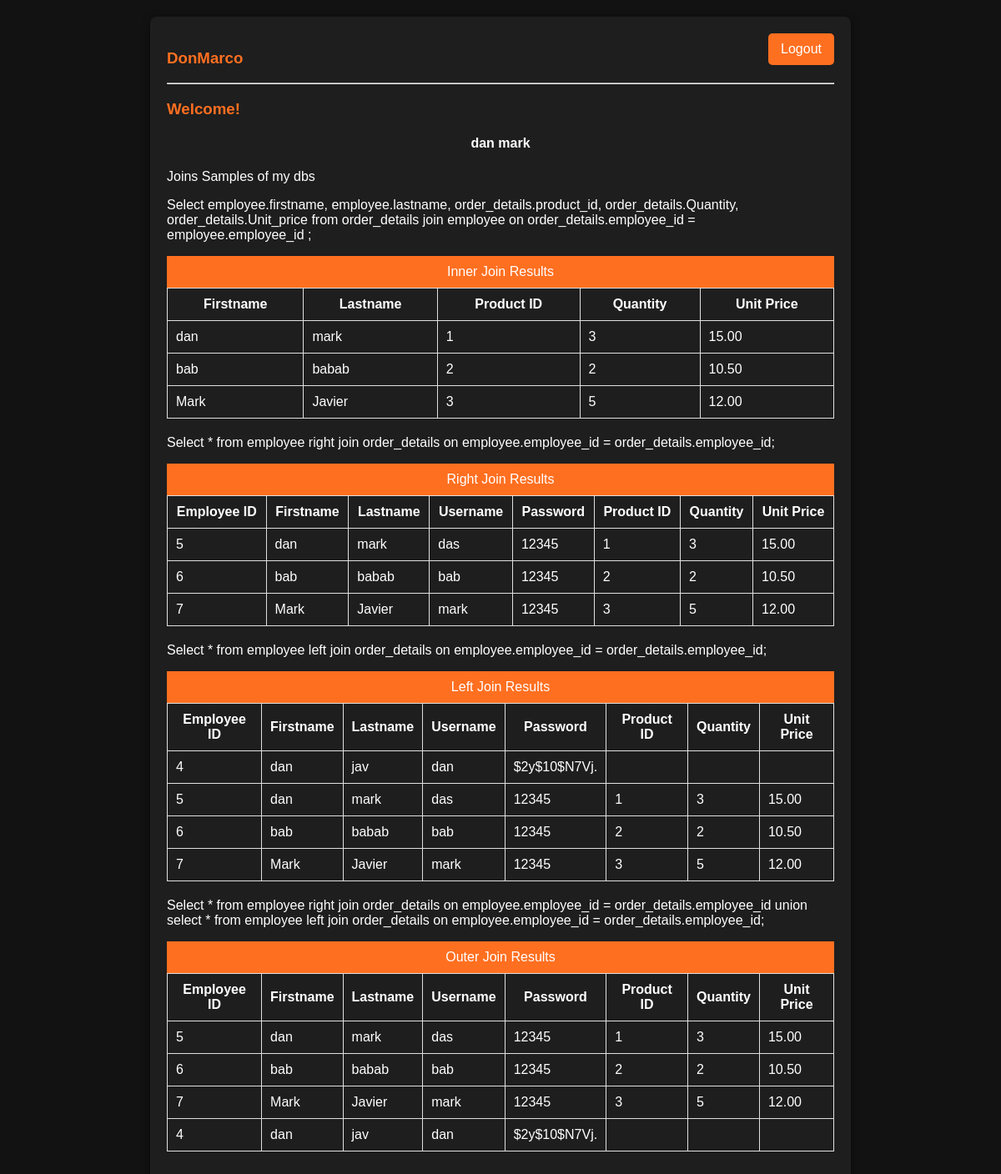
The page /login/home.php (signed in) on the database its author committed.
### tables this page shows
CREATE TABLE `employee` (
  `employee_id` int(10) NOT NULL,
  `firstname` varchar(50) NOT NULL,
  `lastname` varchar(50) NOT NULL,
  `username` varchar(30) NOT NULL,
  `password` varchar(12) NOT NULL
);

CREATE TABLE `order_details` (
  `employee_id` int(10) NOT NULL,
  `Product_id` int(10) NOT NULL,
  `Quantity` int(15) DEFAULT NULL,
  `Unit_price` decimal(10,2) DEFAULT NULL
);

### login/home.php (the view, shortened to what this page needs)
<!DOCTYPE html>
<?php
require '../db/config.php';
$id = $_SESSION['user'];
$sql = $conn->prepare("SELECT * FROM `employee` WHERE `employee_id`='$id'");
$sql->execute();
$fetch = $sql->fetch();
$innerJoinSql = "
    SELECT
        employee.firstname,
        employee.lastname,
        order_details.product_id,
        order_details.Quantity,
        order_details.Unit_price
    FROM
        order_details
    JOIN
        employee ON order_details.employee_id = employee.employee_id";
$rightJoinSql = "
    SELECT
        employee.employee_id,
        employee.firstname,
        employee.lastname,
        employee.username,
        employee.password,
        order_details.Product_id,
        order_details.Quantity,
        order_details.Unit_price
    FROM
        employee
    RIGHT JOIN
        order_details ON employee.employee_id = order_details.employee_id";
$leftJoinSql = "
    SELECT
        employee.employee_id,
        employee.firstname,
        employee.lastname,
        employee.username,
        employee.password,
        order_details.Product_id,
        order_details.Quantity,
        order_details.Unit_price
    FROM
        employee
    LEFT JOIN
        order_details ON employee.employee_id = order_details.employee_id";
$outerJoinSql = "
    SELECT
        employee.employee_id,
        employee.firstname,
        employee.lastname,
        employee.username,
        employee.password,
        order_details.Product_id,
        order_details.Quantity,
        order_details.Unit_price
    FROM
        employee
    RIGHT JOIN
        order_details ON employee.employee_id = order_details.employee_id
    UNION
    SELECT
        employee.employee_id,
        employee.firstname,
        employee.lastname,
        employee.username,
        employee.password,
        order_details.Product_id,
        order_details.Quantity,
        order_details.Unit_price
    FROM
        employee
    LEFT JOIN
        order_details ON employee.employee_id = order_details.employee_id";
?>
<html lang="en">
<head>
</head>
<body>
    <div class="container">
        <h3>DonMarco</h3>
        <hr/>
        <h3>Welcome!</h3>
        <center>
            <h4><?php echo htmlspecialchars($fetch['firstname'] . " " . $fetch['lastname']); ?></h4>
        </center>
        <a href="logout.php" class="logout">Logout</a>
        <p>Joins Samples of my dbs</p>
        <div>
            <p>Select  employee.firstname,   employee.lastname,   order_details.product_id, order_details.Quantity,   order_details.Unit_price from order_details  join employee on order_details.employee_id = employee.employee_id  ;</p>
            <div class="header">Inner Join Results</div>
            <table>
                <thead>
                    <tr>
                        <th>Firstname</th>
                        <th>Lastname</th>
                        <th>Product ID</th>
                        <th>Quantity</th>
                        <th>Unit Price</th>
                    </tr>
                </thead>
                <tbody>
                    <?php
                    foreach ($conn->query($innerJoinSql) as $row) {
                        echo "<tr>
                            <td>" . htmlspecialchars($row['firstname']) . "</td>
                            <td>" . htmlspecialchars($row['lastname']) . "</td>
                            <td>" . htmlspecialchars($row['product_id']) . "</td>
                            <td>" . htmlspecialchars($row['Quantity']) . "</td>
                            <td>" . htmlspecialchars($row['Unit_price']) . "</td>
                        </tr>";
                    }
                    ?>
                </tbody>
            </table>
        </div>
        <div>
            <p>Select * from employee right join  order_details on employee.employee_id = order_details.employee_id;</p>
            <div class="header">Right Join Results</div>
            <table>
                <thead>
                    <tr>
                        <th>Employee ID</th>
                        <th>Firstname</th>
                        <th>Lastname</th>
                        <th>Username</th>
                        <th>Password</th>
                        <th>Product ID</th>
                        <th>Quantity</th>
                        <th>Unit Price</th>
                    </tr>
                </thead>
                <tbody>
                    <?php
                    foreach ($conn->query($rightJoinSql) as $row) {
                        echo "<tr>
                            <td>" . htmlspecialchars($row['employee_id']) . "</td>
                            <td>" . htmlspecialchars($row['firstname']) . "</td>
                            <td>" . htmlspecialchars($row['lastname']) . "</td>
                            <td>" . htmlspecialchars($row['username']) . "</td>
                            <td>" . htmlspecialchars($row['password']) . "</td>
                            <td>" . htmlspecialchars($row['Product_id']) . "</td>
                            <td>" . htmlspecialchars($row['Quantity']) . "</td>
                            <td>" . htmlspecialchars($row['Unit_price']) . "</td>
                        </tr>";
                    }
                    ?>
                </tbody>
            </table>
        </div>
        <div>
              <p>Select * from employee left join  order_details on employee.employee_id = order_details.employee_id;</p>
            <div class="header">Left Join Results</div>
            <table>
                <thead>
                    <tr>
                        <th>Employee ID</th>
                        <th>Firstname</th>
                        <th>Lastname</th>
                        <th>Username</th>
                        <th>Password</th>
                        <th>Product ID</th>
                        <th>Quantity</th>
                        <th>Unit Price</th>
                    </tr>
                </thead>
                <tbody>
                    <?php
                    foreach ($conn->query($leftJoinSql) as $row) {
                        echo "<tr>
                            <td>" . htmlspecialchars($row['employee_id']) . "</td>
                            <td>" . htmlspecialchars($row['firstname']) . "</td>
                            <td>" . htmlspecialchars($row['lastname']) . "</td>
                            <td>" . htmlspecialchars($row['username']) . "</td>
                            <td>" . htmlspecialchars($row['password']) . "</td>
                            <td>" . htmlspecialchars($row['Product_id']) . "</td>
                            <td>" . htmlspecialchars($row['Quantity']) . "</td>
                            <td>" . htmlspecialchars($row['Unit_price']) . "</td>
                        </tr>";
                    }
                    ?>
                </tbody>
            </table>
        </div>
        <div>
            <p>Select * from employee right join  order_details  on employee.employee_id = order_details.employee_id union  select * from employee left join  order_details  on employee.employee_id = order_details.employee_id;</p>
            <div class="header">Outer Join Results</div>
            <table>
                <thead>
                    <tr>
                        <th>Employee ID</th>
                        <th>Firstname</th>
                        <th>Lastname</th>
                        <th>Username</th>
                        <th>Password</th>
                        <th>Product ID</th>
                        <th>Quantity</th>
                        <th>Unit Price</th>
                    </tr>
                </thead>
                <tbody>
                    <?php
                    foreach ($conn->query($outerJoinSql) as $row) {
                        echo "<tr>
                            <td>" . htmlspecialchars($row['employee_id']) . "</td>
                            <td>" . htmlspecialchars($row['firstname']) . "</td>
                            <td>" . htmlspecialchars($row['lastname']) . "</td>
                            <td>" . htmlspecialchars($row['username']) . "</td>
                            <td>" . htmlspecialchars($row['password']) . "</td>
                            <td>" . htmlspecialchars($row['Product_id']) . "</td>
                            <td>" . htmlspecialchars($row['Quantity']) . "</td>
                            <td>" . htmlspecialchars($row['Unit_price']) . "</td>
                        </tr>";
                    }
                    ?>
                </tbody>
            </table>
        </div>
    </div>
</body>
</html>

### login/home.php (style rules this page uses)
body { font-family: Arial, sans-serif; background-color: #121212; color: white; margin: 0; padding: 20px; }
.container { max-width: 800px; margin: auto; background: #1E1E1E; padding: 20px; border-radius: 8px; box-shadow: 0 2px 10px rgba(0, 0, 0, 0.5); position: relative; }
h3 { color: #FF6F20; }
table { width: 100%; border-collapse: collapse; margin-bottom: 20px; }
th, td { padding: 10px; border: 1px solid #e0e0e0; }
th { background-color: #1E1E1E; }
.header { background: #FF6F20; color: white; padding: 10px; text-align: center; }
a.logout { background-color: #FF6F20; color: white; padding: 10px 15px; text-decoration: none; border-radius: 5px; position: absolute; top: 20px; right: 20px; }

### rows shown on the page
employee: firstname+lastname "dan mark"
order_details: employee.firstname "dan", employee.lastname "mark", Product "1", Quantity "3", Unit_price "15.00", employee.employee_id "5", employee.username "das", employee.password "12345"
order_details: employee.firstname "bab", employee.lastname "babab", Product "2", Quantity "2", Unit_price "10.50", employee.employee_id "6", employee.username "bab", employee.password "12345"
order_details: employee.firstname "Mark", employee.lastname "Javier", Product "3", Quantity "5", Unit_price "12.00", employee.employee_id "7", employee.username "mark", employee.password "12345"
employee: employee_id "4", firstname "dan", lastname "jav", username "dan", password "$2y$10$N7Vj."
